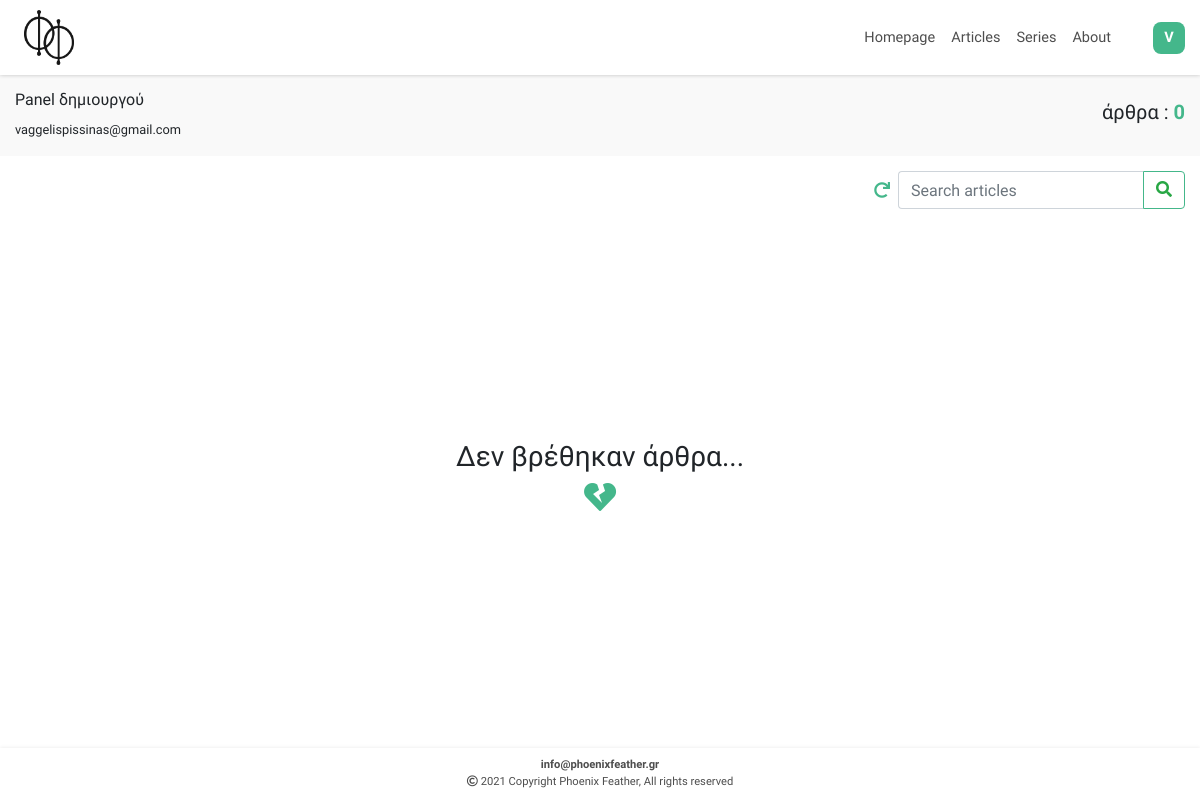
The page /authorsArticlesPreview (signed in) on the database as committed earlier.
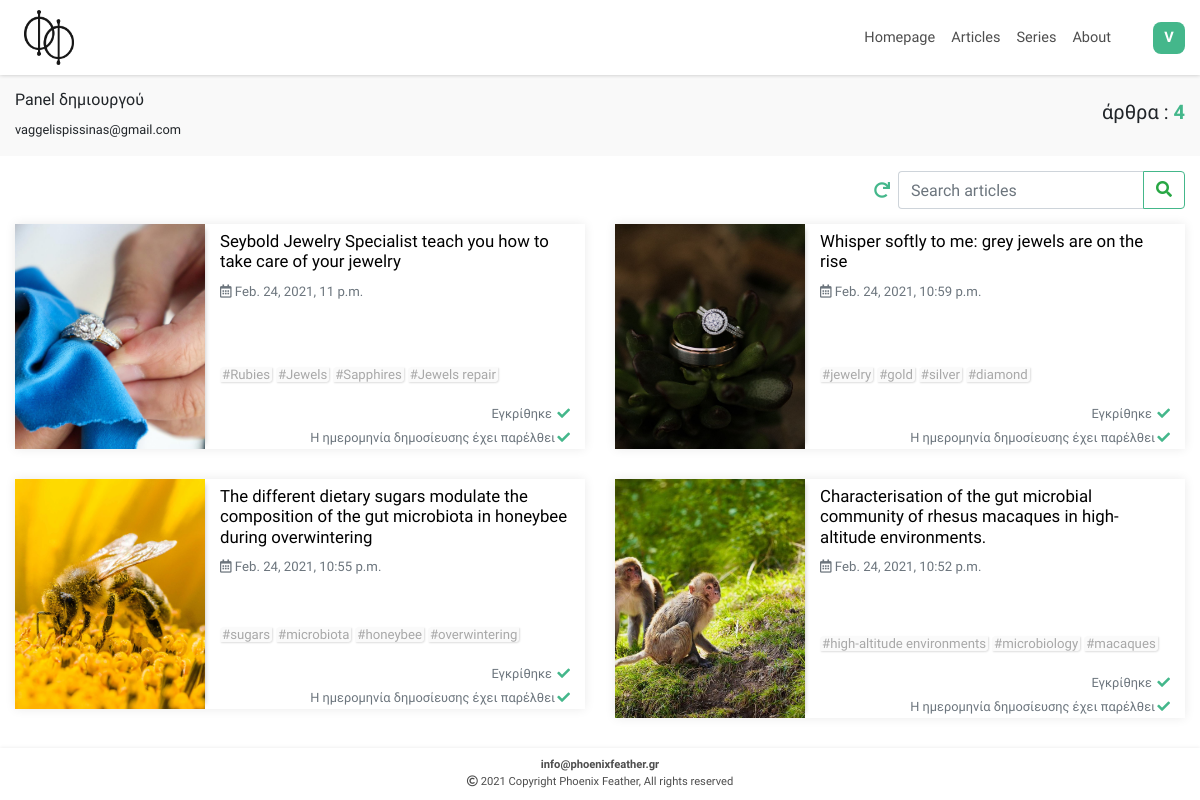
The same page on the database as committed later.
### articles/models.py (models this page shows, shortened)
class Articles(models.Model, HitCountMixin):
    class Meta:
        verbose_name = 'Article'
        verbose_name_plural = 'Articles'
    category = models.ForeignKey(ArticlesCategories, on_delete=models.SET_NULL, null=True, blank=True)
    title = models.CharField(max_length=150,unique=True)
    search = models.CharField(default='',editable=False,max_length=472)
    slug = models.SlugField(editable=False,max_length=150)
    subtitle = models.CharField(max_length=256, blank=True)
    image = models.ImageField(upload_to = "Articles_Images", default='')
    use_image_as_background_in_article = models.BooleanField(default=True)
    article = FroalaField()
    tags = TaggableManager(blank=True)
    created = models.DateTimeField(auto_now_add=True)
    updated = models.DateTimeField(auto_now=True)
    publish_date = models.DateTimeField()
    author = models.CharField(editable=False, default='', max_length=64)
    approved = models.BooleanField(default=False)
    def image_tag(self):
        return mark_safe(f'<div style="width:80px; height:50px; background-image:url({self.image.url}); background-position: center; background-size: cover;"></div>')
    image_tag.short_description = 'Image preview'

### articles/views.py (the view)
# urls.py: path('authorsArticlesPreview', views.authorsArticlesPreview, name='authorsArticlesPreview'),
@user_passes_test(lambda u: u.is_superuser or u.is_staff)
def authorsArticlesPreview(request):
    current_datetime = localtime(now())
    articles = Articles.objects.filter(author=request.user).order_by('-publish_date')
    if request.method == 'POST':
        mut = request.POST.copy()
        mut['search'] = ''.join(c for c in unicodedata.normalize('NFD', mut['search'].lower()) if unicodedata.category(c) != 'Mn')
        articles_Filter = ArticlesFilter(mut, queryset=articles)
        articles = articles_Filter.qs
    else:
        articles_Filter = ArticlesFilter()
    number_of_articles = len(articles)
    paginator = Paginator(articles, 6)
    page_number = request.GET.get('page')
    page_obj = paginator.get_page(page_number)
    context = {'articles':articles, 'articles_Filter':articles_Filter,'page_obj':page_obj, 'current_datetime':current_datetime, 'number_of_articles':number_of_articles}
    return render(request, 'articles/authorsArticlesPreview.html', context)

### users/models.py (called while the page is built)
    def __str__(self):
        if self.first_name or self.last_name:
            username = f"{self.first_name} {self.last_name} - {self.email}"
        else:
            username = f"{self.email}"
        return username

### articles/templates/articles/authorsArticlesPreview.html (shortened to what the changed rows need)
{% extends 'articles/base.html' %}
{% load static %}
{% load thumbnail %}
{% load articles %}
{% block links %}
<link rel="stylesheet" href="{% static 'articles/css/articles.css' %}">
{% endblock %}
{% block main %}
<div style="padding-top:15px; padding-bottom:15px; background:#f9f9f9; display:flex; justify-content: space-between; align-items:center;" class="container-fluid">
  <div>
    <h5>άρθρα : <span style="color:#44b78b; font-weight:bold;">{{number_of_articles}}</span></h5>
  </div>
</div>
<div id="articles1">
  <div class="container-fluid">
    <div id="articlesContainer" class="row infinite-container">
      {% if articles.count %}
      {% for article in page_obj %}
      <div class="col-12 col-xl-6 infinite-item">
        <div class="container-fluid">
          <a href="{% url 'article' article.slug %}">
            <div class="row articleRow">
              {% thumbnail article.image "500x500" quality=91 as im %}
              <div style="background-image:url({{im.url}});" class="col-12 col-sm-5 col-lg-4 articleImageDiv">
              </div>
              {% endthumbnail %}
              <div class="col-12 col-sm-7 col-lg-8">
                <div class="articleInfo">
                  <div class="title-Subtitle-Publised-Author">
                      <h4 class="articleTitle">{{article.title}}</h4>
                    <h6 class="text-muted published"><i class="far fa-calendar-alt"></i> {{article.publish_date}}</h6><br>
                  </div>
                  <div style="display:flex; flex:1; justify-content:space-between; width:100%;">
                    <div class="tags">
                      <div>
                        {% for tag in article.tags.all %}
                        <span>#{{ tag }}</span>
                        {% endfor %}
                      </div>
                    </div>
                  </div>
                  {% if article.approved %}
                  <div style="width:100%; color:#44b78b;" class="text-right text-muted time-left">
                    <small>Εγκρίθηκε <i style="color:#44b78b; margin-left: 2px;" class="fas fa-check"></i></small>
                  </div>
                  {% else %}
                  <div style="width:100%; color:#44b78b;" class="text-right text-muted time-left">
                    <small>Δεν έχει εγκριθεί ακόμα<i style="color:#44b78b; margin-left: 2px;" class="far fa-clock"></i></small>
                  </div>
                  {% endif %}
                  {% if article.publish_date > current_datetime %}
                    <div style="width:100%; color:#44b78b;" class="text-right text-muted time-left">
                      <small>Δεν έχει παρέλθει η ημερομηνία δημοσίευσης <i style="color:#44b78b; margin-left: 2px;" class="far fa-clock"></i></small>
                    </div>
                  {% else %}
                  <div style="width:100%; color:#44b78b;" class="text-right text-muted time-left">
                    <small>Η ημερομηνία δημοσίευσης έχει παρέλθει<i style="color:#44b78b; margin-left: 2px;" class="fas fa-check"></i></small>
                  </div>
                  {% endif %}
                </div>
              </div>
            </div>
          </a>
        </div>
      </div>
      {% endfor %}
      {% else %}
        <div class="text-center" id="no-articles-returned" style="width:100%; height:100%; min-height: calc(100vh - 52px); display:flex; flex-direction:column; justify-content:center; align-items:center;">
          <h3 class="d-none d-md-flex">Δεν βρέθηκαν άρθρα...</h3>
          <i style="color:#44b78b;" class="fas fa-heart-broken fa-2x"></i>
        </div>
      {% endif %}
    </div>
  </div>
</div>
{% endblock %}

Rows that differ between the two databases and show on the page:
added Articles: shows a picture, title "Seybold Jewelry Specialist teach you how to take care of your jewelry", publish_date "Feb. 24, 2021, 11 p.m.", approved "Εγκρίθηκε", shows "Η ημερομηνία δημοσίευσης έχει παρέλθει"
added Tag: name "Rubies", shown under "Seybold Jewelry Specialist teach you how to take care of your jewelry"
added Tag: name "Jewels", shown under "Seybold Jewelry Specialist teach you how to take care of your jewelry"
added Tag: name "Sapphires", shown under "Seybold Jewelry Specialist teach you how to take care of your jewelry"
added Tag: name "Jewels repair", shown under "Seybold Jewelry Specialist teach you how to take care of your jewelry"
added Articles: shows a picture, title "Whisper softly to me: grey jewels are on the rise", publish_date "Feb. 24, 2021, 10:59 p.m.", approved "Εγκρίθηκε", shows "Η ημερομηνία δημοσίευσης έχει παρέλθει"
added Tag: name "jewelry", shown under "Whisper softly to me: grey jewels are on the rise"
added Tag: name "gold", shown under "Whisper softly to me: grey jewels are on the rise"
added Tag: name "silver", shown under "Whisper softly to me: grey jewels are on the rise"
added Tag: name "diamond", shown under "Whisper softly to me: grey jewels are on the rise"
added Articles: shows a picture, title "The different dietary sugars modulate the composition of the gut microbiota in honeybee during overwintering", publish_date "Feb. 24, 2021, 10:55 p.m.", approved "Εγκρίθηκε", shows "Η ημερομηνία δημοσίευσης έχει παρέλθει"
added Tag: name "sugars", shown under "Feb. 24, 2021, 10:55 p.m."
added Tag: name "microbiota", shown under "Feb. 24, 2021, 10:55 p.m."
added Tag: name "honeybee", shown under "Feb. 24, 2021, 10:55 p.m."
added Tag: name "overwintering", shown under "Feb. 24, 2021, 10:55 p.m."
added Articles: shows a picture, title "Characterisation of the gut microbial community of rhesus macaques in high-altitude environments.", publish_date "Feb. 24, 2021, 10:52 p.m.", approved "Εγκρίθηκε", shows "Η ημερομηνία δημοσίευσης έχει παρέλθει"
added Tag: name "high-altitude environments", shown under "Feb. 24, 2021, 10:52 p.m."
added Tag: name "microbiology", shown under "Feb. 24, 2021, 10:52 p.m."
added Tag: name "macaques", shown under "Feb. 24, 2021, 10:52 p.m."
Other text that changed with them:
{{ number_of_articles }}: "0" → "4"
text no longer shown: "Δεν βρέθηκαν άρθρα..."
